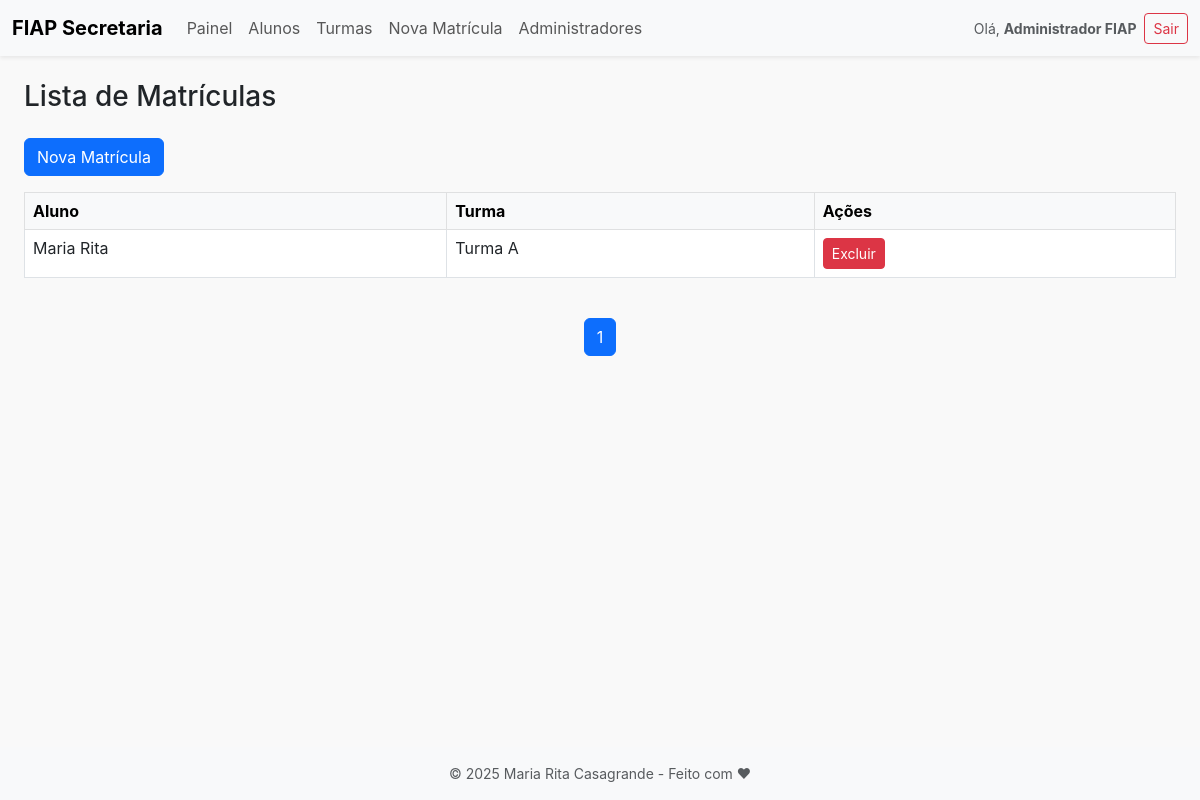
Before: /index.php?page=matriculas&action=listar (signed in) with the older database file.
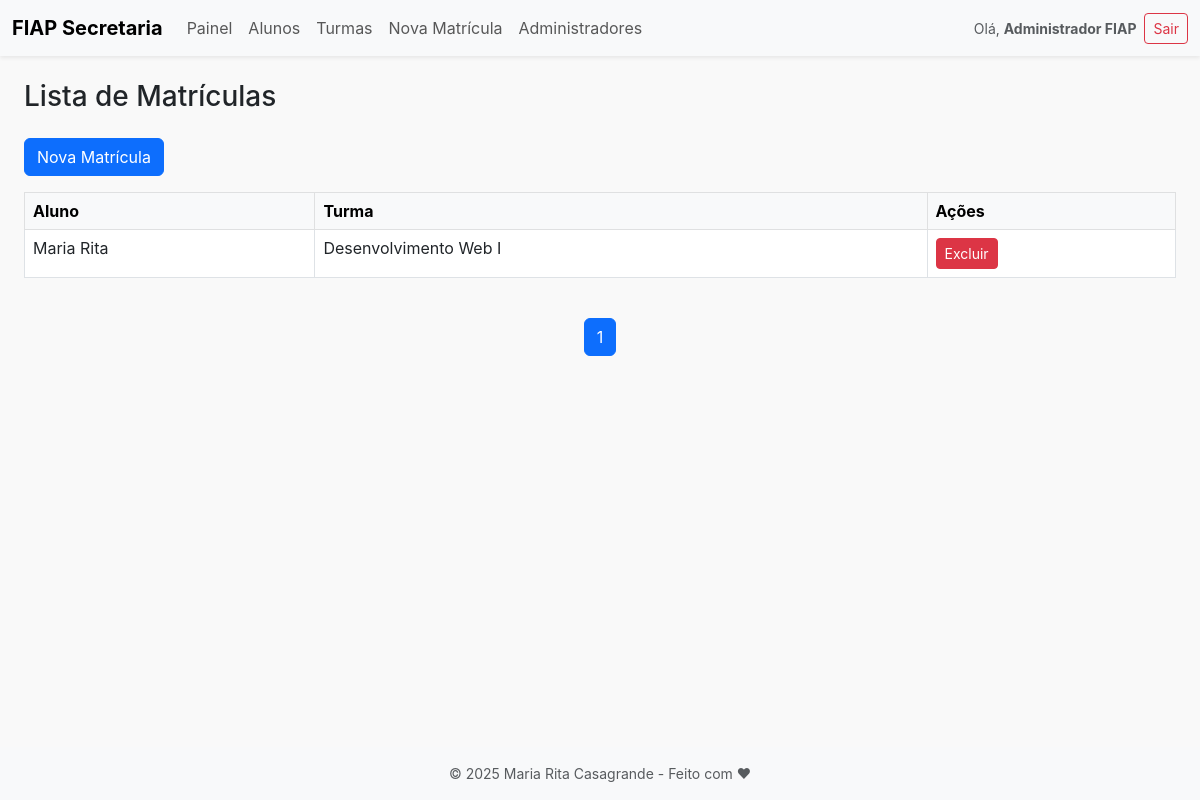
After: the same page with the newer database file.
### tables this page shows
CREATE TABLE matriculas (
    id INT AUTO_INCREMENT PRIMARY KEY,
    aluno_id INT NOT NULL,
    turma_id INT NOT NULL,
    criado_em TIMESTAMP DEFAULT CURRENT_TIMESTAMP,
    UNIQUE KEY unica_matricula (aluno_id, turma_id),
    FOREIGN KEY (aluno_id) REFERENCES alunos(id) ON DELETE CASCADE,
    FOREIGN KEY (turma_id) REFERENCES turmas(id) ON DELETE CASCADE
);

CREATE TABLE turmas (
    id INT AUTO_INCREMENT PRIMARY KEY,
    nome VARCHAR(100) NOT NULL,
    descricao TEXT NOT NULL,
    criado_em TIMESTAMP DEFAULT CURRENT_TIMESTAMP
);

CREATE TABLE alunos (
    id INT AUTO_INCREMENT PRIMARY KEY,
    nome VARCHAR(100) NOT NULL,
    data_nascimento DATE NOT NULL,
    cpf VARCHAR(14) NOT NULL UNIQUE,
    email VARCHAR(100) NOT NULL UNIQUE,
    senha VARCHAR(255) NOT NULL,
    criado_em TIMESTAMP DEFAULT CURRENT_TIMESTAMP
);

### controllers/MatriculaController.php (called while the page is built, shortened)
<?php
require_once BASE_PATH . '/models/Matricula.php';
class MatriculaController
{
    private $model;
    public function __construct()
    {
        $this->model = new Matricula();
    }
    public function listar()
    {
        $pagina = isset($_GET['pagina']) ? max(1, (int) $_GET['pagina']) : 1;
        $limite = 10;
        $turmaId = isset($_GET['turma_id']) ? (int) $_GET['turma_id'] : null;
        $matriculas = $this->model->listar($pagina, $limite, $turmaId);
        $totalPaginas = $this->model->totalPaginas($limite, $turmaId);
        include BASE_PATH . '/views/matriculas/listar.php';
    }
}

### models/Matricula.php (called while the page is built, shortened)
<?php
class Matricula
{
    public function listar($pagina = 1, $limite = 10, $turmaId = null)
    {
        $offset = ($pagina - 1) * $limite;
        $conn = (new Database())->connect();
        $query = "
            SELECT m.*, a.nome AS nome_aluno, t.nome AS nome_turma
            FROM matriculas m
            JOIN alunos a ON m.aluno_id = a.id
            JOIN turmas t ON m.turma_id = t.id
        ";
        $query .= " ORDER BY a.nome ASC LIMIT :limite OFFSET :offset";
        $stmt = $conn->prepare($query);
        $stmt->bindValue(':limite', $limite, PDO::PARAM_INT);
        $stmt->bindValue(':offset', $offset, PDO::PARAM_INT);
        $stmt->execute();
        return $stmt->fetchAll(PDO::FETCH_ASSOC);
    }
    public function totalPaginas($limite = 10, $turmaId = null)
    {
        $conn = (new Database())->connect();
        $sql = "SELECT COUNT(*) AS total FROM matriculas";
        $stmt = $conn->prepare($sql);
        $stmt->execute();
        $total = $stmt->fetch(PDO::FETCH_ASSOC)['total'] ?? 0;
        return ceil($total / $limite);
    }
}

### views/matriculas/listar.php (the view, shortened to what this page needs)
<?php include BASE_PATH . '/views/partials/header.php'; ?>
<div class="container-fluid px-4">
    <h1 class="mb-4 fs-3">
        Lista de Matrículas
    </h1>
    <div class="mb-3">
        <a href="index.php?page=matriculas&action=criar" class="btn btn-primary">Nova Matrícula</a>
    </div>
    <div class="table-responsive">
        <table class="table table-bordered table-hover">
            <thead class="table-light">
                <tr>
                    <th>Aluno</th>
                    <th>Turma</th>
                    <th>Ações</th>
                </tr>
            </thead>
            <tbody>
                <?php if (!empty($matriculas)): ?>
                    <?php foreach ($matriculas as $matricula): ?>
                        <tr>
                            <td><?= htmlspecialchars($matricula['nome_aluno']) ?></td>
                            <td><?= htmlspecialchars($matricula['nome_turma']) ?></td>
                            <td>
                                <a href="index.php?page=matriculas&action=excluir&id=<?= $matricula['id'] ?>"
                                    class="btn btn-sm btn-danger"
                                    onclick="return confirm('Tem certeza que deseja excluir esta matrícula?')">Excluir</a>
                            </td>
                        </tr>
                    <?php endforeach; ?>
                <?php else: ?>
                    <tr>
                        <td colspan="3" class="text-center">Nenhuma matrícula encontrada.</td>
                    </tr>
                <?php endif; ?>
            </tbody>
        </table>
    </div>
    <nav class="mt-4">
        <ul class="pagination justify-content-center">
            <?php for ($i = 1; $i <= $totalPaginas; $i++): ?>
                <li class="page-item <?= ($i == ($_GET['pagina'] ?? 1)) ? 'active' : '' ?>">
                    <a class="page-link"
                        href="index.php?page=matriculas&action=listar&pagina=<?= $i ?><?= isset($_GET['turma_id']) ? '&turma_id=' . (int) $_GET['turma_id'] : '' ?>">
                        <?= $i ?>
                    </a>
                </li>
            <?php endfor; ?>
        </ul>
    </nav>
</div>
<?php include BASE_PATH . '/views/partials/footer.php'; ?>

Changed rows visible on the page:
changed through a linked row, matriculas "Maria Rita": turma.nome "Turma A" → "Desenvolvimento Web I"
